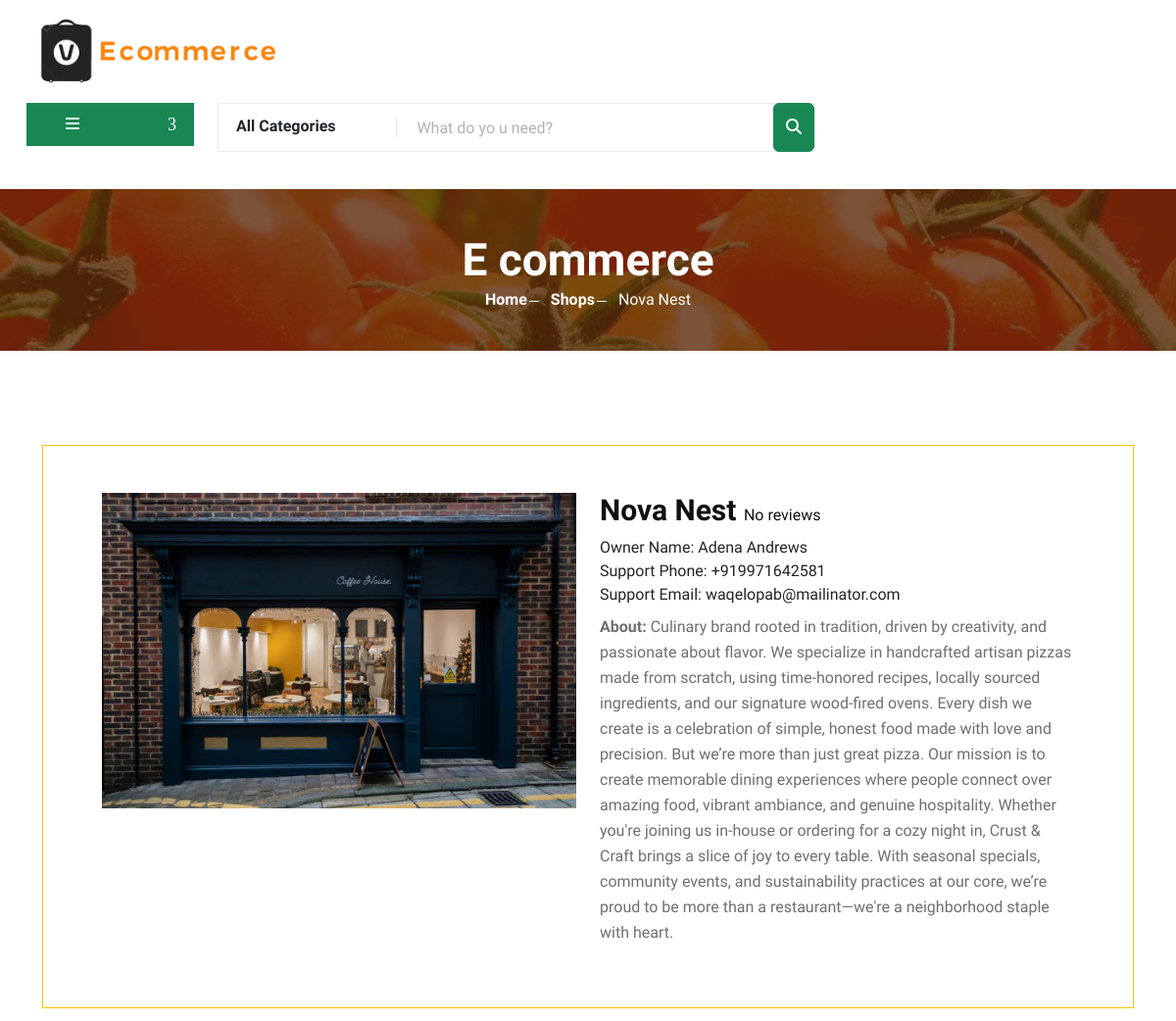
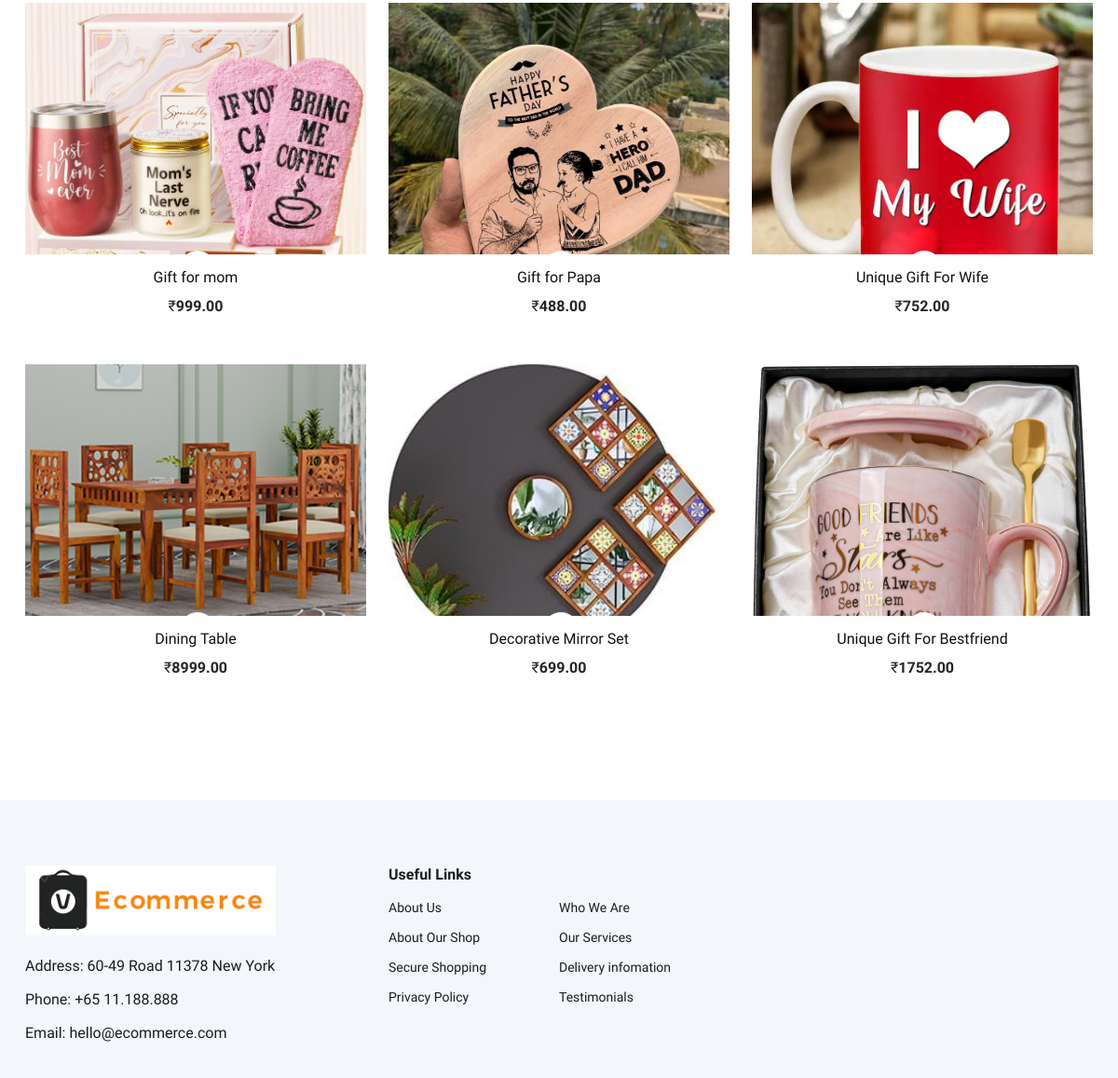
Screenshot of /vendor/shop/1 with the database file from the repository (2 pictures, top to bottom).
### vendors/models.py (models this page shows, shortened)
class Vendor(models.Model):
    user = models.OneToOneField(User, on_delete=models.CASCADE)
    vendor_id = ShortUUIDField(unique=True, length=10, max_length=20,
                               null=True, blank=True, prefix="vid", alphabet="abcdefghjklmnpqrstuvwxyx23456789")
    title = models.CharField(max_length=100, null=True, blank=True)
    image = models.ImageField(null=True, blank=True,
                              upload_to=user_directory_path)
    description = models.TextField(null=True, blank=True)
    date = models.DateField(auto_now_add=True)
    class Meta:
        verbose_name_plural = "Vendors"

### userauths/models.py (models this page shows, shortened)
class User(AbstractUser):
    email = models.EmailField(unique=True)
    phone = PhoneNumberField(null=True, blank=True, unique=True)
    username = models.CharField(max_length=20, unique=True)
    USERNAME_FIELD = 'email'
    REQUIRED_FIELDS = ['username']

### core/models.py (models this page shows, shortened)
class Product(models.Model):
    vendor = models.ForeignKey(
        Vendor, on_delete=models.SET_NULL, null=True)
    category = models.ForeignKey(
        Category, on_delete=models.SET_NULL, null=True, related_name="product")
    tags = TaggableManager(blank=True)
    pid = ShortUUIDField(unique=True, length=10, max_length=20,
                         prefix="prd", alphabet="abcdefghjklmnpqrstuvwxyx23456789")
    title = models.CharField(max_length=100)
    image = models.ImageField(null=True, blank=True,
                              upload_to=user_directory_path)
    price = models.DecimalField(
        max_digits=12, decimal_places=2)
    old_price = models.DecimalField(
        max_digits=12, decimal_places=2, null=True, blank=True)
    description = models.TextField(
        null=True, blank=True)
    specifications = models.TextField(null=True, blank=True)
    manufacturer = models.CharField(null=True, blank=True, max_length=200)
    manufactured = models.DateField(null=True, blank=True)
    expiring = models.DateField(null=True, blank=True)
    warranty_period = models.CharField(max_length=100, null=True, blank=True)
    size = models.CharField(
        choices=SIZES, max_length=50, null=True, blank=True)
    return_options = models.CharField(
        choices=RETURN_OPTIONS, default="Not Available", max_length=30)
    assured = models.BooleanField(default=False)
    stock_quantity = models.IntegerField(null=True, blank=True)
    featured = models.BooleanField(default=False)
    product_status = models.CharField(
        choices=STATUS, max_length=15)
    sku = ShortUUIDField(unique=True, length=5,
                         prefix="sku", alphabet="123456789")
    date = models.DateTimeField(auto_now_add=True)
    updated = models.DateTimeField(null=True, blank=True)
    class Meta:
        verbose_name_plural = "Products"

### vendors/customer_views.py (the view)
# urls.py: path("shop/<int:vnd_id>", customer_views.shop_view, name='shopproducts'),
def shop_view(request, vnd_id):
    return render(request, "vendors/shop_products.html", shop_processor.processor(request, vnd_id))

### userauths/forms.py
class loginForm(AuthenticationForm):
    password = forms.CharField(widget=forms.PasswordInput(attrs={
        "class": "form-control mt-3",
        "placeholder": "Password"
    }))
    username = forms.EmailField(widget=forms.TextInput(attrs={
        "class": "form-control mt-3",
        "placeholder": "Email"
    }))

### vendors/processors/customer_processors/shop_processor.py (called while the page is built)
def processor(request, vnd_id):
    user = request.user
    stars = {
        1: "⭐✯✯✯✯",
        2: "⭐⭐✯✯✯",
        3: "⭐⭐⭐✯✯",
        4: "⭐⭐⭐⭐✯",
        5: "⭐⭐⭐⭐⭐"
    }
    try:
        average = vendor_review.objects.filter(
            vendor_id=vnd_id).aggregate(rating=Avg('rating'))
        reviews = vendor_review.objects.filter(
            vendor_id=vnd_id).order_by('-date')[:5]
        stars = stars[int(average['rating'])]
    except Exception:
        stars = 'No reviews'
    return {
        "products": Product.objects.filter(vendor=vnd_id),
        "vendor": Vendor.objects.get(pk=vnd_id),
        'average': stars,
        'reviews': reviews,
        'reviewform': False if user.is_anonymous or vendor_review.objects.filter(
            user=user, vendor=vnd_id).count() else vendorreviewForm(),
        'loginform': loginForm(),
        'signupform': signupForm()
    }

### vendors/templates/vendors/shop_products.html (shortened to what this page needs)
{% extends 'core/base.html' %}
{% load static %}
{% block content %}
  <section class="breadcrumb-section set-bg" data-setbg="{% static 'core/img/breadcrumb.jpg' %}">
    <div class="container">
      <div class="row">
        <div class="col-lg-12 text-center">
          <div class="breadcrumb__text">
            <h2>E commerce</h2>
            <div class="breadcrumb__option">
              <a href="{% url 'home' %}">Home</a>
              <a href="{% url 'shops' %}">Shops</a>
              <span>{{ vendor.title }}</span>
            </div>
          </div>
        </div>
      </div>
    </div>
  </section>
  <section class="product spad">
    <div class="container">
      <div class="row">
        <div class="col-lg-12 col-md-7">
          <div class="row border border-warning m-3 p-5">
            <div class="col-lg-6">
              <img src="{{ vendor.image.url }}" alt="" />
            </div>
            <div class="col-lg-6">
              <h3><b>{{ vendor.title }}</b> <span class="fs-6">{{ average }}</span></h3>
              <div class="sidebar__item my-2">
                <ul>
                  <li>Owner Name: {{ vendor.user.first_name }} {{ vendor.user.last_name }}</li>
                  <li>Support Phone: {{ vendor.user.phone }}</li>
                  <li>Support Email: {{ vendor.user.email }}</li>
                </ul>
              </div>
              <p>
                <b>About:</b> {{ vendor.description }}
              </p>
            </div>
          </div>
        </div>
        <div class="col-lg-12 col-md-7">
          <div class="row">
            {% for product in products %}
              <div class="col-lg-4 col-md-6 col-sm-6">
                <div class="product__item">
                  <div class="product__item__pic set-bg" data-setbg="{{ product.image.url }}">
                    <ul class="product__item__pic__hover">
                      <li>
                        <button class="btn button-add-to-cart" data-index="{{ product.id }}"><a></a></button>
                      </li>
                    </ul>
                  </div>
                  <div class="product__item__text">
                    <a href="{% url 'product' product.id %}">
                      <h6>{{ product.title }}</h6>
                      <span class="text-dark">₹</span><span class="product-price-{{ product.id }} text-dark"><b>{{ product.price }}</b></span>
                    </a>
                  </div>
                </div>
              </div>
            {% endfor %}
          </div>
        </div>
      </div>
    </div>
  </section>
{% endblock %}

### core/static/core/css/style.css (style rules this page uses)
html, body { height: 100%; font-family: "Cairo", sans-serif; -webkit-font-smoothing: antialiased; font-smoothing: antialiased; }
h1, h2, h3, h4, h5, h6 { margin: 0; color: #111111; font-weight: 400; font-family: "Cairo", sans-serif; }
h2 { font-size: 36px; }
h3 { font-size: 30px; }
h6 { font-size: 16px; }
p { font-size: 16px; font-family: "Cairo", sans-serif; color: #6f6f6f; font-weight: 400; line-height: 26px; margin: 0 0 15px 0; }
img { max-width: 100%; }
a { text-decoration: none; }
.button-add-to-cart { padding: 13px; }
ul, ol { padding: 0; margin: 0; }
.set-bg { background-repeat: no-repeat; background-size: cover; background-position: top center; }
.spad { padding-top: 100px; padding-bottom: 100px; }
.breadcrumb-section { display: flex; align-items: center; padding: 45px 0 40px; }
.breadcrumb__text h2 { font-size: 46px; color: #ffffff; font-weight: 700; }
.breadcrumb__option a { display: inline-block; font-size: 16px; color: #ffffff; font-weight: 700; margin-right: 20px; position: relative; }
.breadcrumb__option a:after { position: absolute; right: -12px; top: 13px; height: 1px; width: 10px; background: #ffffff; content: ""; }
.breadcrumb__option span { display: inline-block; font-size: 16px; color: #ffffff; }
.sidebar__item { margin-bottom: 35px; }
.sidebar__item ul li { list-style: none; }
.product { padding-top: 80px; padding-bottom: 80px; }
.product__item__pic__hover { position: absolute; left: 0; bottom: -50px; width: 100%; text-align: center; -webkit-transition: all, 0.5s; -moz-transition: all, 0.5s; -ms-transition: all, 0.5s; -o-transition: all, 0.5s; transition: all, 0.5s; }
.product__item__pic__hover li { list-style: none; display: inline-block; margin-right: 6px; }
.product__item__pic__hover li a { font-size: 16px; color: #1c1c1c; height: 40px; width: 40px; line-height: 40px; text-align: center; border: 1px solid #ebebeb; background: #ffffff; display: block; border-radius: 50%; -webkit-transition: all, 0.5s; -moz-transition: all, 0.5s; -ms-transition: all, 0.5s; -o-transition: all, 0.5s; transition: all, 0.5s; }
.product__item { margin-bottom: 50px; }
.product__item__pic { height: 270px; position: relative; overflow: hidden; }
.product__item__text { text-align: center; padding-top: 15px; }
.product__item__text h6 { margin-bottom: 10px; }
@media only screen and (min-width: 1200px) { .container { max-width: 1170px; } }

### rows the page displays
Vendor: title "Nova Nest", image (picture), user.first_name "Adena", user.last_name "Andrews", user.phone "+919971642581", user.email "waqelopab@mailinator.com", description "Culinary brand rooted in tradition, driven by creativity, and passionate about flavor. We specialize in handcrafted artisan pizzas made from scratch, using time-honored recipes, locally sourced ingredients, and our signature wood-fired ovens. Every dish we create is a celebration of simple, honest food made with love and precision. But we’re more than just great pizza. Our mission is to create memorable dining experiences where people connect over amazing food, vibrant ambiance, and genuine hospitality. Whether you're joining us in-house or ordering for a cozy night in, Crust & Craft brings a slice of joy to every table. With seasonal specials, community events, and sustainability practices…"
Product: shows a picture, title "Gift for mom", price "999.00"
Product: shows a picture, title "Gift for Papa", price "488.00"
Product: shows a picture, title "Unique Gift For Wife", price "752.00"
Product: shows a picture, title "Dining Table", price "8999.00"
Product: shows a picture, title "Decorative Mirror Set", price "699.00"
Product: shows a picture, title "Unique Gift For Bestfriend", price "1752.00"

### other values shown
{{ average }} "No reviews"
